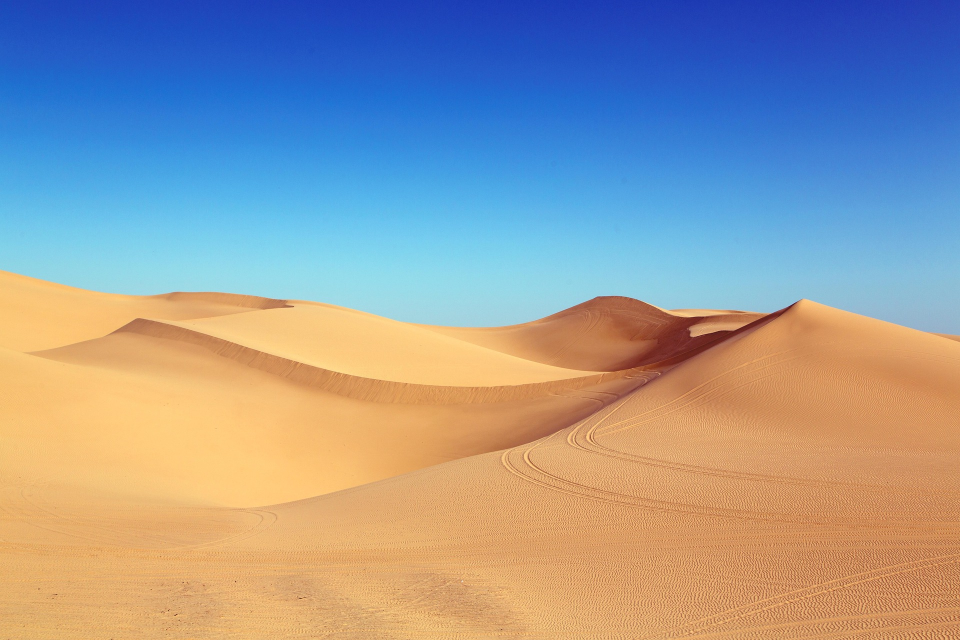
#> input picture picture.jpg, 1920 x 1280 px, found by its file name (shown at 1/2 size)
$ python main2.py
#> lines starting #> are read from the running program, lines starting #| are printed output that depends on the picture; after the words box and inside, x2 and y2 are one past the last pixel; in counts of white or black regions, pixels touching at a corner belong together
# 그냥 새로 만듦

import cv2
import numpy as np

img = cv2.imread(r"C:\Users\COM\Downloads\python\picture.jpg")
#> img is the input picture: shape (1280, 1920, 3); mean B, G, R 157.7, 154.2, 152.1
img = cv2.resize(img, dsize=(0, 0), fx=0.5, fy=0.5, interpolation=cv2.INTER_AREA)
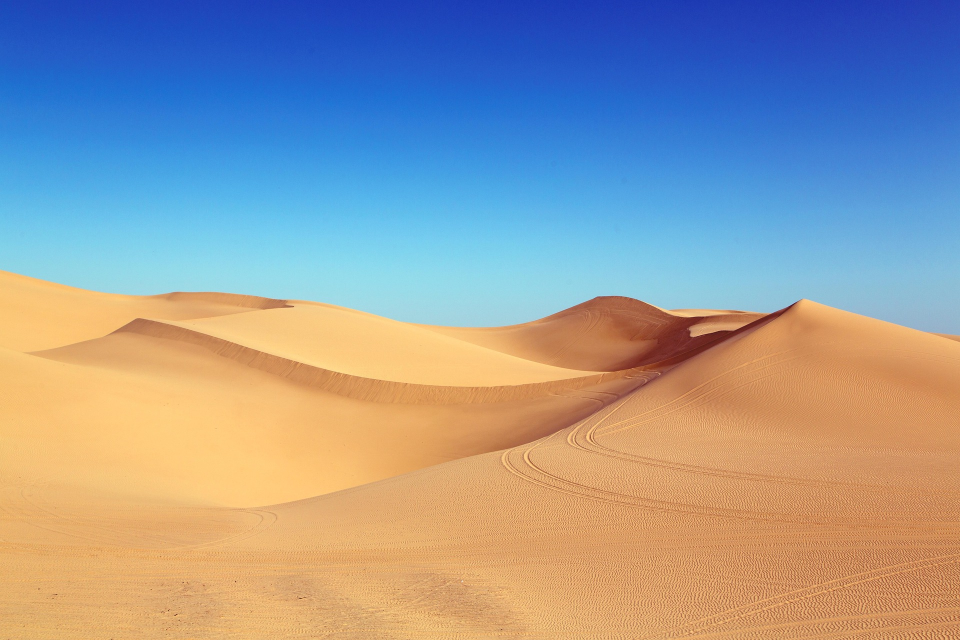
#> img: shape (640, 960, 3); mean B, G, R 157.8, 154.3, 152.2

gray = cv2.cvtColor(img, cv2.COLOR_BGR2GRAY)
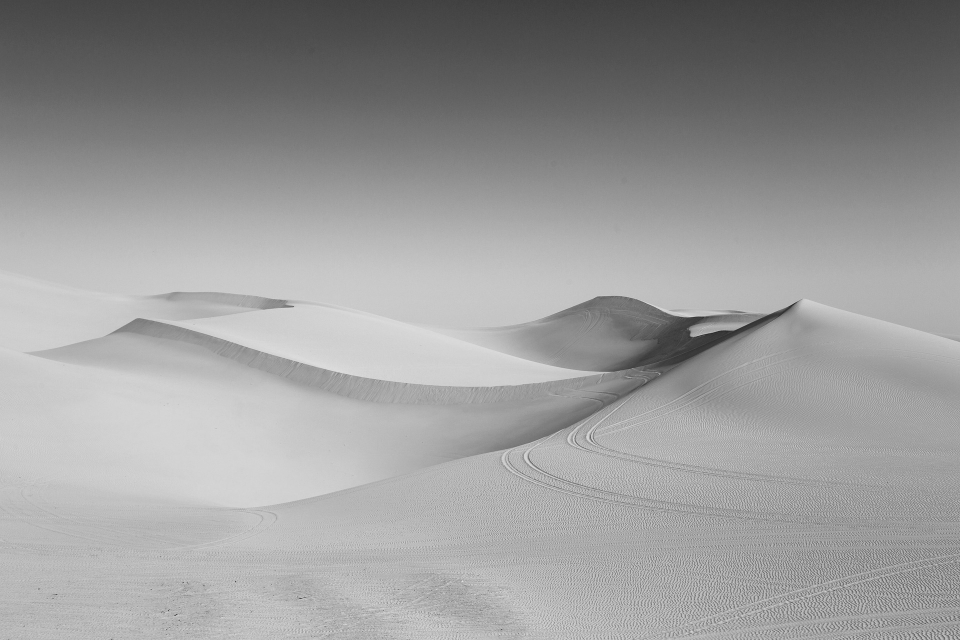
#> gray: shape (640, 960); min 42, max 225, mean 154.1
gray = cv2.medianBlur(gray, 5)
edges = cv2.adaptiveThreshold(gray, 255, cv2.ADAPTIVE_THRESH_MEAN_C, cv2.THRESH_BINARY, 9, 9)
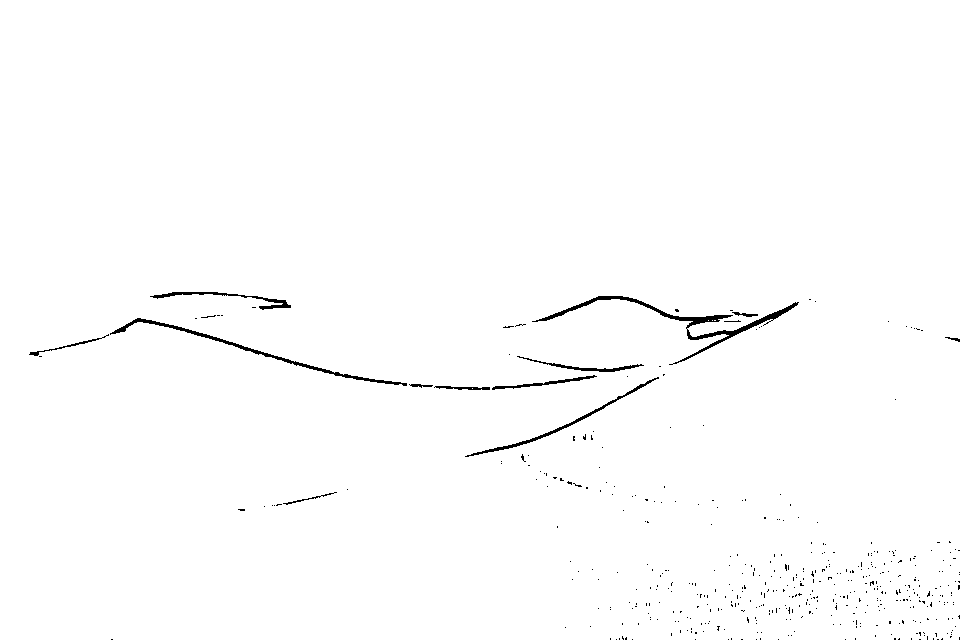
#> edges: shape (640, 960); 99.1% white; 461 black regions (449 under 20 px), largest, box (x1, y1, x2, y2) and area: (532, 296, 799, 365) 1503, (110, 318, 407, 386) 965, (465, 377, 659, 457) 579

color = cv2.bilateralFilter(img, d = 9, sigmaColor = 250, sigmaSpace = 250)
cartoon = cv2.bitwise_and(color, color, mask = edges)

cv2.imshow('Cartoon', cartoon)
cv2.imwrite('cartoon_result.jpg', cartoon)
cv2.waitKey(0)
#> (the run stopped early here; a loop or call above may not have finished)
